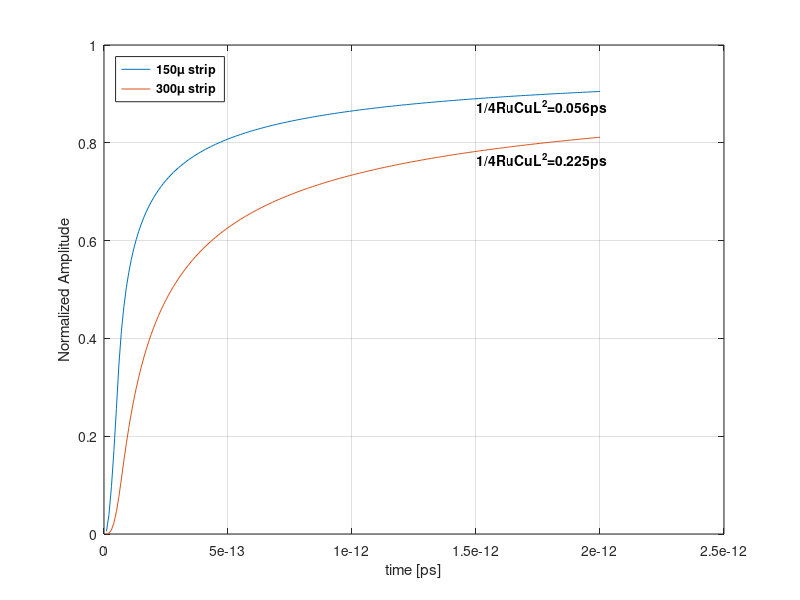

Write MATLAB code to recreate this figure. (Note: this script raises an error after producing the figure.)
%%%%%%%%%%%%%%%%%%%%%%%%%%%%%%%%%%%%%%%%%%%%%%%%%%%%%%%%%%%%%%%%%%%%%%%%%%%
%                              Example 4.2                                %
%%%%%%%%%%%%%%%%%%%%%%%%%%%%%%%%%%%%%%%%%%%%%%%%%%%%%%%%%%%%%%%%%%%%%%%%%%%
%                                                                         %
%                           Timing Accuracy                               %
%                                                                         %
%%%%%%%%%%%%%%%%%%%%%%%%%%%%%%%%%%%%%%%%%%%%%%%%%%%%%%%%%%%%%%%%%%%%%%%%%%%

clear all;

%-------------------------------------------------------------------------%
%                                                                         %
%                          Input Data (L=150 um)                          %
%                                                                         %
%-------------------------------------------------------------------------%

RU=0.04;                            % Resistance  per unity lenght
CU=2.5*10^-16;                      % Capacitance per unity lenght
L=150;                              % Lenght of metal interconnection
tau=0.25*RU*CU*L*L                       % Delay
tau1=tau
psec=10^-12;
TR=0.05*psec;                       % Clock Rise Time
tstep=0.01*psec;
tstop=2*psec;
npoint=tstop/tstep;

for i=1:npoint;
    t=i*tstep;
    t1=t-TR;
    if t1<=0
        t1=t;
    end
    arg=tau/(4*t);
    arg1=tau/(4*t1);
    v1=1/TR*((t+tau/2)*erfc(sqrt(arg))-sqrt(t*tau/pi)*exp(-arg));
    v2=1/TR*((t1+tau/2)*erfc(sqrt(arg1))-sqrt(t1*tau/pi)*exp(-arg1));
    if (t-TR)<=0 
        v2=0;
    end
    eout1(i)=v1-v2;
    time(i)=t;
end

%-------------------------------------------------------------------------%
%                                                                         %
%                          Input Data (L=300 um)                          %
%                                                                         %
%-------------------------------------------------------------------------%

L=300;                              % Lenght of metal interconnection                                
tau=0.25*RU*CU*L*L                       % Delay
tau2=tau

for i=1:npoint;
    t=i*tstep;
    t1=t-TR;
    if t1<=0
        t1=t;
    end
    arg=tau/(4*t);
    arg1=tau/(4*t1);
    v1=1/TR*((t+tau/2)*erfc(sqrt(arg))-sqrt(t*tau/pi)*exp(-arg));
    v2=1/TR*((t1+tau/2)*erfc(sqrt(arg1))-sqrt(t1*tau/pi)*exp(-arg1));
    if (t-TR)<=0 
         v2=0;
    end
    eout2(i)=v1-v2;
end

figure(1);
plot(time,eout1,time,eout2);
xlabel('time [ps]');
ylabel('Normalized Amplitude');
legend('\bf150\mu strip','\bf300\mu strip','location','northwest');
grid on;
text(3*npoint/4*tstep,eout1(3*npoint/4),sprintf('\\bf1/4RuCuL^2=%3.3fps',...
    tau1*1e12),'horizontalalignment','left','verticalalignment','top');
text(3*npoint/4*tstep,eout2(3*npoint/4),sprintf('\\bf1/4RuCuL^2=%3.3fps',...
    tau2*1e12),'horizontalalignment','left','verticalalignment','top');

b=(eout1>=0.5);
for i=1:1:npoint
    if b(i)==1
        a1=i;
        break
    end
end

b=(eout2>=0.5);
for i=1:1:npoint
    if b(i)==1
        a2=i;
        break
    end
end

slope1=(eout1(a1+15)-eout1(a1-15))/30/tstep;

slope2=(eout2(a2+15)-eout2(a2-15))/30/tstep;

text(a1*tstep,eout1(a1),sprintf('\\bfslope\n%3.3f Vfs/psec',...
    slope1*1e-12),'horizontalalignment','center');
text(a2*tstep,eout2(a2),sprintf('\\bfslope\n%3.3f Vfs/psec',...
    slope2*1e-12),'horizontalalignment','center');
